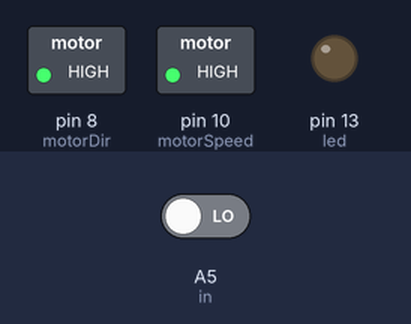
This sketch was run on a simulated Arduino Uno, built with avr-gcc and run on an emulated ATmega328P. Shown: switched loads named in the sketch (green lamp = pin HIGH), output pins drawn as LEDs (lit = HIGH). The test bench sets the inputs (shaded band); at power-on: A5 (in) LOW. What the sketch prints to the serial monitor is not drawn.

Above: at 1.2 s.
1.3 s: A5 (in) driven HIGH
At 2.5 s:
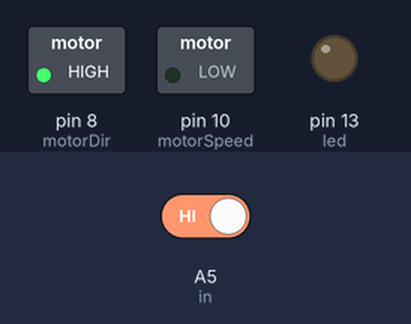
2.8 s: A5 (in) driven LOW
At 3.8 s:
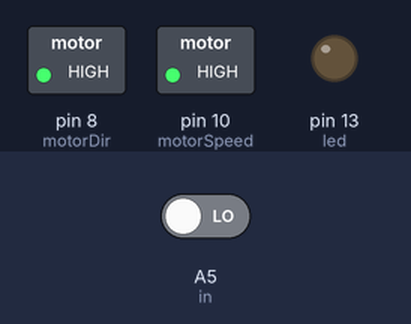
Timing chart, 0 to 5.8 s (numbered marks = the images above; inputs shaded):
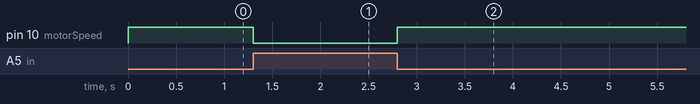

The sketch:

motor_shit.ino
```cpp
int led = 13;
int in = A5;
int motorDir = 8;
int motorSpeed = 10;

void setup() {
  Serial.begin(9600);
  pinMode(led, OUTPUT);
  pinMode(in, INPUT);
  pinMode(motorDir, OUTPUT);
  pinMode(motorSpeed, OUTPUT);
  digitalWrite(motorDir, 1);
  digitalWrite(motorSpeed, HIGH);
  Serial.println("HELO");
}

void loop() {
  int read = digitalRead(in);
  if (read == HIGH) {
    digitalWrite(motorSpeed, LOW);
  } else {
    digitalWrite(motorSpeed, HIGH);
  }
}
```

Measured:
- after the input at 1.3 s, pin 10 (motorSpeed): HIGH → LOW at once
- after the input at 2.8 s, pin 10 (motorSpeed): LOW → HIGH at once
